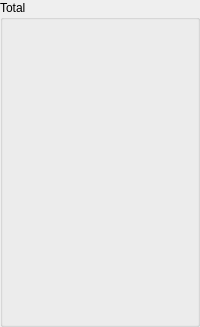
         <widget class="QGroupBox" name="total">
          <property name="title">
           <string>Total</string>
          </property>
          <layout class="QVBoxLayout" name="verticalLayout_16">
           <item>
            <widget class="QLabel" name="ao_1">
             <property name="font">
              <font>
               <family>Calibri</family>
               <pointsize>11</pointsize>
               <bold>false</bold>
              </font>
             </property>
             <property name="text">
              <string/>
             </property>
             <property name="alignment">
              <set>Qt::AlignRight|Qt::AlignTrailing|Qt::AlignVCenter</set>
             </property>
            </widget>
           </item>
           <item>
            <widget class="QLabel" name="ao_2">
             <property name="font">
              <font>
               <family>Calibri</family>
               <pointsize>11</pointsize>
               <bold>false</bold>
              </font>
             </property>
             <property name="text">
              <string/>
             </property>
             <property name="alignment">
              <set>Qt::AlignRight|Qt::AlignTrailing|Qt::AlignVCenter</set>
             </property>
            </widget>
           </item>
           <item>
            <widget class="QLabel" name="ao_3">
             <property name="font">
              <font>
               <family>Calibri</family>
               <pointsize>11</pointsize>
               <bold>false</bold>
              </font>
             </property>
             <property name="text">
              <string/>
             </property>
             <property name="alignment">
              <set>Qt::AlignRight|Qt::AlignTrailing|Qt::AlignVCenter</set>
             </property>
            </widget>
           </item>
           <item>
            <widget class="QLabel" name="ao_4">
             <property name="font">
              <font>
               <family>Calibri</family>
               <pointsize>11</pointsize>
               <bold>false</bold>
              </font>
             </property>
             <property name="text">
              <string/>
             </property>
             <property name="alignment">
              <set>Qt::AlignRight|Qt::AlignTrailing|Qt::AlignVCenter</set>
             </property>
            </widget>
           </item>
           <item>
            <widget class="QLabel" name="ao_5">
             <property name="font">
              <font>
               <family>Calibri</family>
               <pointsize>11</pointsize>
               <bold>false</bold>
              </font>
             </property>
             <property name="text">
              <string/>
             </property>
             <property name="alignment">
              <set>Qt::AlignRight|Qt::AlignTrailing|Qt::AlignVCenter</set>
             </property>
            </widget>
           </item>
           <item>
            <widget class="QLabel" name="ao_6">
             <property name="font">
              <font>
               <family>Calibri</family>
               <pointsize>11</pointsize>
               <bold>false</bold>
              </font>
             </property>
             <property name="text">
              <string/>
             </property>
             <property name="alignment">
              <set>Qt::AlignRight|Qt::AlignTrailing|Qt::AlignVCenter</set>
             </property>
            </widget>
           </item>
           <item>
            <widget class="QLabel" name="ao_7">
             <property name="font">
              <font>
               <family>Calibri</family>
               <pointsize>11</pointsize>
               <bold>false</bold>
              </font>
             </property>
             <property name="text">
              <string/>
             </property>
             <property name="alignment">
              <set>Qt::AlignRight|Qt::AlignTrailing|Qt::AlignVCenter</set>
             </property>
            </widget>
           </item>
           <item>
            <widget class="QLabel" name="ao_8">
             <property name="font">
              <font>
               <family>Calibri</family>
               <pointsize>11</pointsize>
               <bold>false</bold>
              </font>
             </property>
             <property name="text">
              <string/>
             </property>
             <property name="alignment">
              <set>Qt::AlignRight|Qt::AlignTrailing|Qt::AlignVCenter</set>
             </property>
            </widget>
           </item>
           <item>
            <widget class="QLabel" name="ao_9">
             <property name="font">
              <font>
               <family>Calibri</family>
               <pointsize>11</pointsize>
               <bold>false</bold>
              </font>
             </property>
             <property name="text">
              <string/>
             </property>
             <property name="alignment">
              <set>Qt::AlignRight|Qt::AlignTrailing|Qt::AlignVCenter</set>
             </property>
            </widget>
           </item>
           <item>
            <widget class="QLabel" name="ao_10">
             <property name="font">
              <font>
               <family>Calibri</family>
               <pointsize>11</pointsize>
               <bold>false</bold>
              </font>
             </property>
             <property name="text">
              <string/>
             </property>
             <property name="alignment">
              <set>Qt::AlignRight|Qt::AlignTrailing|Qt::AlignVCenter</set>
             </property>
            </widget>
           </item>
           <item>
            <widget class="QLabel" name="ao_11">
             <property name="font">
              <font>
               <family>Calibri</family>
               <pointsize>11</pointsize>
               <bold>false</bold>
              </font>
             </property>
             <property name="text">
              <string/>
             </property>
             <property name="alignment">
              <set>Qt::AlignRight|Qt::AlignTrailing|Qt::AlignVCenter</set>
             </property>
            </widget>
           </item>
           <item>
            <widget class="QLabel" name="ao_12">
             <property name="font">
              <font>
               <family>Calibri</family>
               <pointsize>11</pointsize>
               <bold>false</bold>
              </font>
             </property>
             <property name="text">
              <string/>
             </property>
             <property name="alignment">
              <set>Qt::AlignRight|Qt::AlignTrailing|Qt::AlignVCenter</set>
             </property>
            </widget>
           </item>
          </layout>
         </widget>
